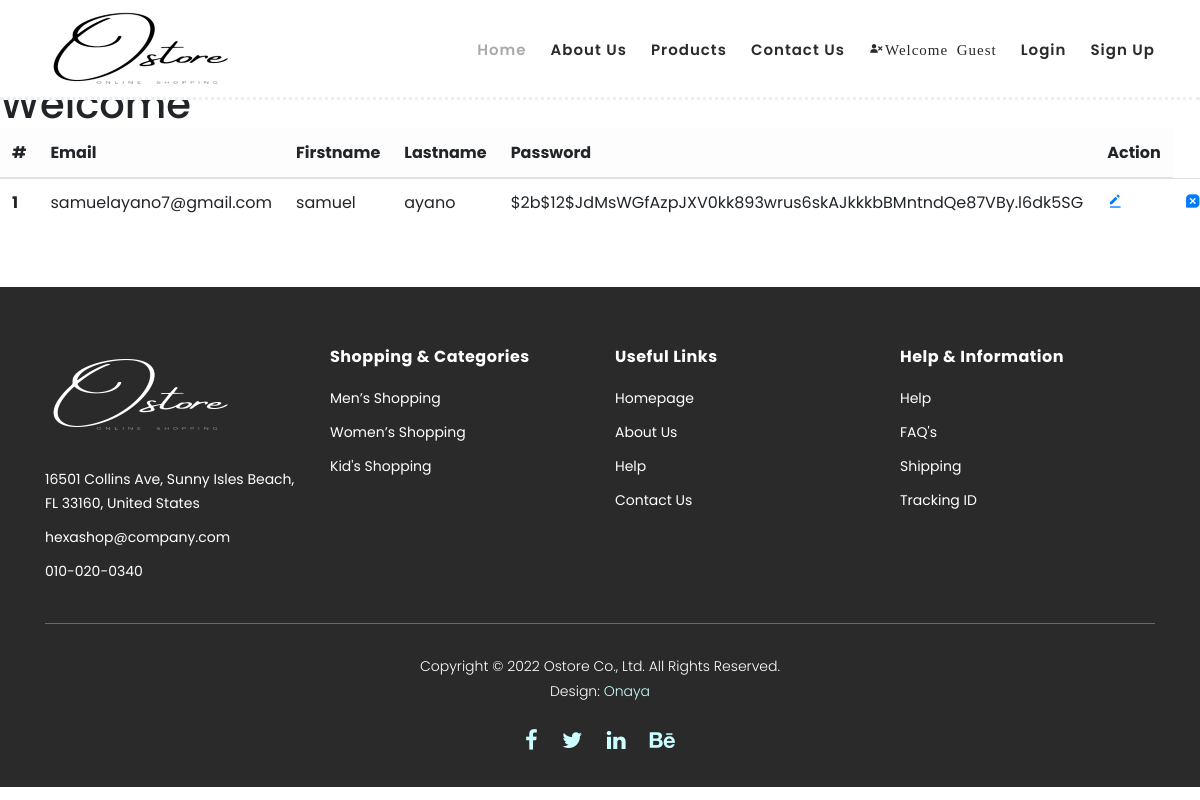
Screenshot of /users with the database file from the repository.
### myapp/models.py (models this page shows, shortened)
class  User(db.Model, UserMixin):
    id = db.Column(db.Integer, primary_key=True)
    firstname = db.Column(db.String(20), unique=False)
    lastname = db.Column(db.String(120), unique=False)
    email = db.Column(db.String(120), unique=True)
    password = db.Column(db.String(60), nullable=False)
    cart = db.relationship("Cart", back_populates="user", lazy=True)

### myapp/admin.py (the view)
@admin.route("/users")
def users():
    user = User.query.all()
    return render_template("admin/users.html", title="Users", user=user)

### myapp/templates/admin/users.html (shortened to what this page needs)
{% extends 'store/base.html' %}
{% block content %}
    <h1>Welcome</h1>
  <table class="table">
    <thead class="table-light">
      <tr>
        <th scope="col">#</th>
        <th scope="col">Email</th>
        <th scope="col">Firstname</th>
        <th scope="col">Lastname</th>
        <th scope="col">Password</th>
        <th scope="col">Action</th>
      </tr>
    </thead>
    {% for user in user  %}
    <tbody>
      <tr>
        <th scope="row">{{user.id}}</th>
        <td>{{user.email}}</td>
        <td>{{user.firstname}}</td>
        <td>{{user.lastname}}</td>
        <td>{{user.password}}</td>
        <td><a href="#"><i class='bx bxs-edit-alt'></i></a></td>
        <td> <a href="{{ url_for('admin.delete_users', user_id=user.id)}}" class="delete"  onclick="ConfirmDelete()" title="Delete" data-toggle="tooltip"><i class='bx bxs-message-square-x'></i></a></td>
      </tr>
    </tbody>
    {% endfor %}
  </table>
{% endblock content %}

### myapp/static/css/style.css (style rules this page uses)
* { margin: 0; padding: 0; box-sizing: border-box; }

### myapp/static/css/templatemo-hexashop.css (style rules this page uses)
html, body, div, span, applet, object, iframe, h1, h2, h3, h4, h5, h6, p, blockquote, div pre, a, abbr, acronym, address, big, cite, code, del, dfn, em, font, img, ins, kbd, q, s, samp, small, strike, strong, sub, sup, tt, var, b, u, i, center, dl, dt, dd, ol, ul, li, figure, header, nav, section, article, aside, footer, figcaption { margin: 0; padding: 0; border: 0; outline: 0; }
* { box-sizing: border-box; }
html, body { font-family: 'Poppins', sans-serif; font-weight: 400; background-color: #fff; font-size: 16px; -ms-text-size-adjust: 100%; -webkit-font-smoothing: antialiased; -moz-osx-font-smoothing: grayscale; }
a { text-decoration: none !important; }
h1, h2, h3, h4, h5, h6 { margin-top: 0px; margin-bottom: 0px; }
html, body { background: #fff; font-family: 'Poppins', sans-serif; }
body { padding-top: 80px; }

### rows the page displays
User: id "1", email "samuelayano7@gmail.com", firstname "samuel", lastname "ayano", password "$2b$12$JdMsWGfAzpJXV0kk893wrus6skAJkkkbBMntndQe87VBy.l6dk5SG"
